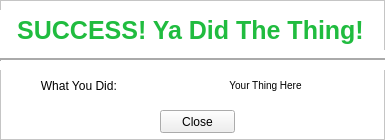
<?xml version="1.0" encoding="UTF-8"?>
<ui version="4.0">
 <class>Frame</class>
 <widget class="QFrame" name="Frame">
  <property name="geometry">
   <rect>
    <x>0</x>
    <y>0</y>
    <width>385</width>
    <height>140</height>
   </rect>
  </property>
  <property name="windowTitle">
   <string>SUCCESS!</string>
  </property>
  <property name="windowIcon">
   <iconset resource="../qtResources.qrc">
    <normaloff>:/newPrefix/ui/marta-logo.png</normaloff>:/newPrefix/ui/marta-logo.png</iconset>
  </property>
  <property name="styleSheet">
   <string notr="true">QFrame {background-color: #ffffff}</string>
  </property>
  <property name="frameShape">
   <enum>QFrame::StyledPanel</enum>
  </property>
  <property name="frameShadow">
   <enum>QFrame::Raised</enum>
  </property>
  <widget class="QLabel" name="successLabel">
   <property name="geometry">
    <rect>
     <x>0</x>
     <y>10</y>
     <width>381</width>
     <height>41</height>
    </rect>
   </property>
   <property name="styleSheet">
    <string notr="true">#successLabel {font-size: 25px; color: #20bc3f; font-weight: bold;}</string>
   </property>
   <property name="text">
    <string>SUCCESS! Ya Did The Thing!</string>
   </property>
   <property name="alignment">
    <set>Qt::AlignCenter</set>
   </property>
   <property name="wordWrap">
    <bool>true</bool>
   </property>
  </widget>
  <widget class="QLabel" name="actionLabel">
   <property name="geometry">
    <rect>
     <x>10</x>
     <y>70</y>
     <width>141</width>
     <height>31</height>
    </rect>
   </property>
   <property name="styleSheet">
    <string notr="true">#wrongLabel {font-size: 15px; color: blue;}</string>
   </property>
   <property name="text">
    <string>What You Did: </string>
   </property>
   <property name="alignment">
    <set>Qt::AlignCenter</set>
   </property>
   <property name="wordWrap">
    <bool>true</bool>
   </property>
  </widget>
  <widget class="QPushButton" name="closeButton">
   <property name="geometry">
    <rect>
     <x>160</x>
     <y>110</y>
     <width>75</width>
     <height>23</height>
    </rect>
   </property>
   <property name="text">
    <string>Close</string>
   </property>
  </widget>
  <widget class="QLabel" name="resultLabel">
   <property name="geometry">
    <rect>
     <x>150</x>
     <y>70</y>
     <width>231</width>
     <height>31</height>
    </rect>
   </property>
   <property name="styleSheet">
    <string notr="true">#resultLabel {font-size: 10px;}</string>
   </property>
   <property name="text">
    <string>Your Thing Here</string>
   </property>
   <property name="alignment">
    <set>Qt::AlignCenter</set>
   </property>
   <property name="wordWrap">
    <bool>true</bool>
   </property>
  </widget>
  <widget class="Line" name="line">
   <property name="geometry">
    <rect>
     <x>0</x>
     <y>50</y>
     <width>401</width>
     <height>20</height>
    </rect>
   </property>
   <property name="maximumSize">
    <size>
     <width>16777215</width>
     <height>16777215</height>
    </size>
   </property>
   <property name="font">
    <font>
     <pointsize>8</pointsize>
    </font>
   </property>
   <property name="focusPolicy">
    <enum>Qt::StrongFocus</enum>
   </property>
   <property name="lineWidth">
    <number>2</number>
   </property>
   <property name="orientation">
    <enum>Qt::Horizontal</enum>
   </property>
  </widget>
 </widget>
 <resources>
  <include location="../qtResources.qrc"/>
 </resources>
 <connections/>
</ui>
